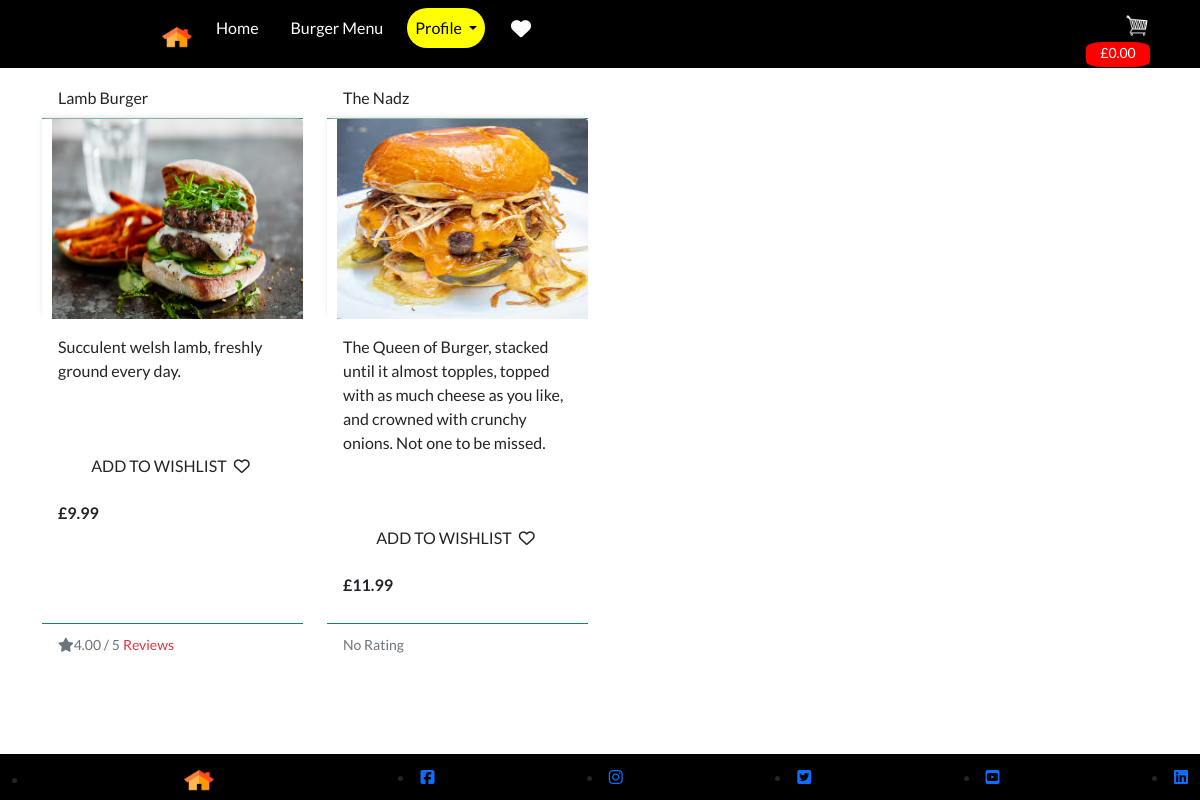
Page /store/store/ on the earlier database version.
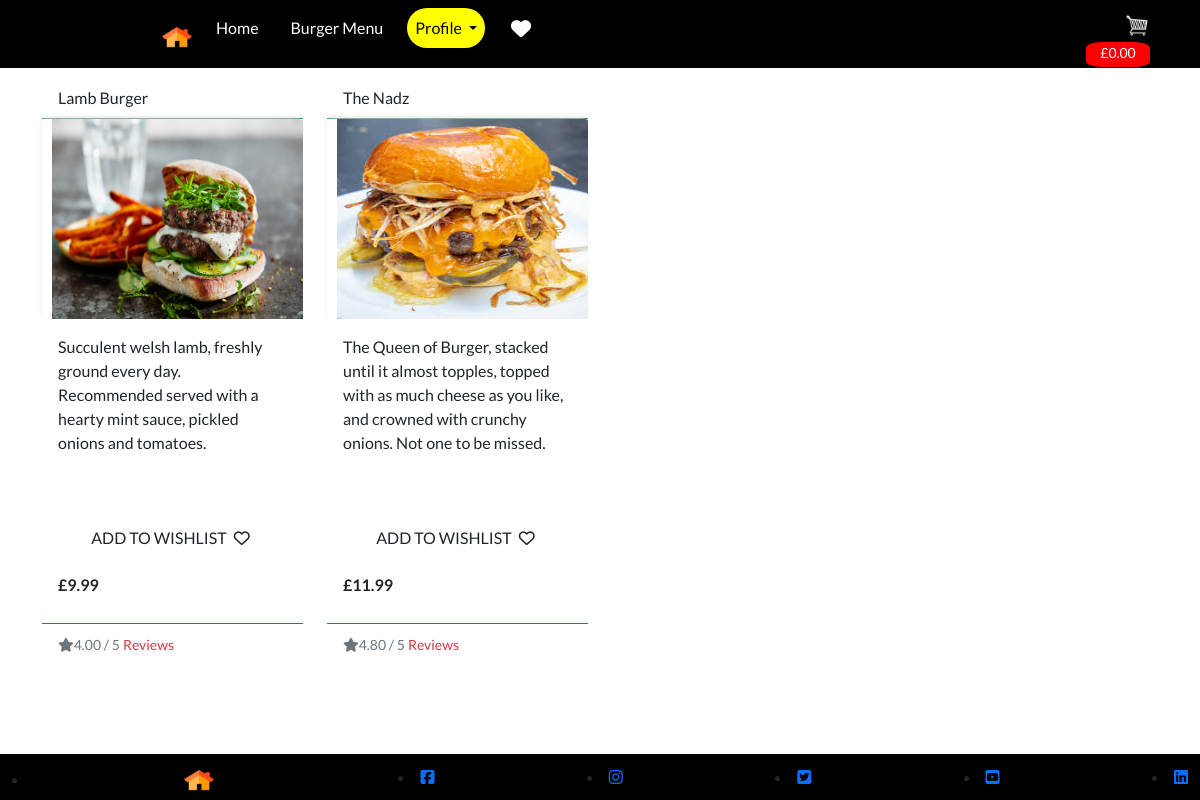
Same page on the later database version.
### store/models.py (models this page shows, shortened)
class Product(models.Model):
    name = models.CharField(max_length=255, unique=True)
    price = models.DecimalField(
        max_digits=9,
        decimal_places=2
        )
    image = models.ImageField(null=True, blank=True)
    quantity = models.IntegerField()
    description = models.TextField()
    rating = models.DecimalField(max_digits=6, decimal_places=2, null=True, blank=True)
    categories = models.ManyToManyField(Category)
    class Meta:
        db_table = 'products'
    @property
    def imageURL(self):
        try:
            url = self.image.url
        except:
            url = ''
        return url

### store/views.py (the view)
# urls.py: path('store/', include('store.urls')),
def store(request):
    products = Product.objects.all()
    context = {'products': products}
    return render(request, 'store/store.html', context)

### cart/contexts.py (called while the page is built, shortened)
def cart_contents(request):
    cart_items = []
    total = 0
    product_count = 0
    delivery = 0
    cart = request.session.get('cart', {})
    grand_total = delivery + total
    context = {
        'cart_items': cart_items,
        'total': total,
        'product_count': product_count,
        'delivery': delivery,
        'grand_total': grand_total,
    }
    return context

### store/templates/store/store.html (shortened to what this page needs)
{% extends "base.html" %}
{% load static %}
{% block content %}
<div class="container">
  <div class="row">
    {% for product in products %}
    <div class="col-sm-6 col-md-6 col-lg-4 col-xl-3">
      <div class="card h-100 border-0">
        <div class="card-header bg-transparent border-success">
          {{product.name}}
        </div>
        <a href="{% url 'product_detail' product.id %}">
          <img src="{{product.imageURL}}" class="card-img-top thumbnail" alt="...">
        </a>
        <div class="card-body">
          <p class="mb-3">
            {{ product.description}}
          </p>
          <form class="form update-form text-center" method="POST" action="">
            <button class="btn btn-black rounded-0 text-uppercase mt-5 mb-1">Add to wishlist <i
                class="far fa-heart pulsate-heart"></i></button>
          </form>
          <div>
            <h4></h4><strong>£{{product.price|floatformat:2}}</strong></h4>
          </div>
        </div>
        <div class="card-footer bg-transparent border-success">
          {% if product.rating %}
          <small class="text-muted"><i class="fas fa-star mr-1"></i>{{ product.rating }} / 5</small>
          <small class="ml-3">
            <a class="text-danger" href="{% url 'review' %}">Reviews</a>
          </small>
          {% else %}
          <small class="text-muted">No Rating</small>
          {% endif %}
        </div>
      </div>
    </div>
    {% endfor %}
  </div>
</div>
{% endblock %}

Differences in the rows shown:
changed Product "Lamb Burger": description "Succulent welsh lamb, freshly ground every day." → "Succulent welsh lamb, freshly ground every day. Recommended served with a hearty mint sauce, pickled onions and tomatoes."
changed Product "The Nadz": rating (not shown) → "4.80"; rating "No Rating" → "/ 5 Reviews"
